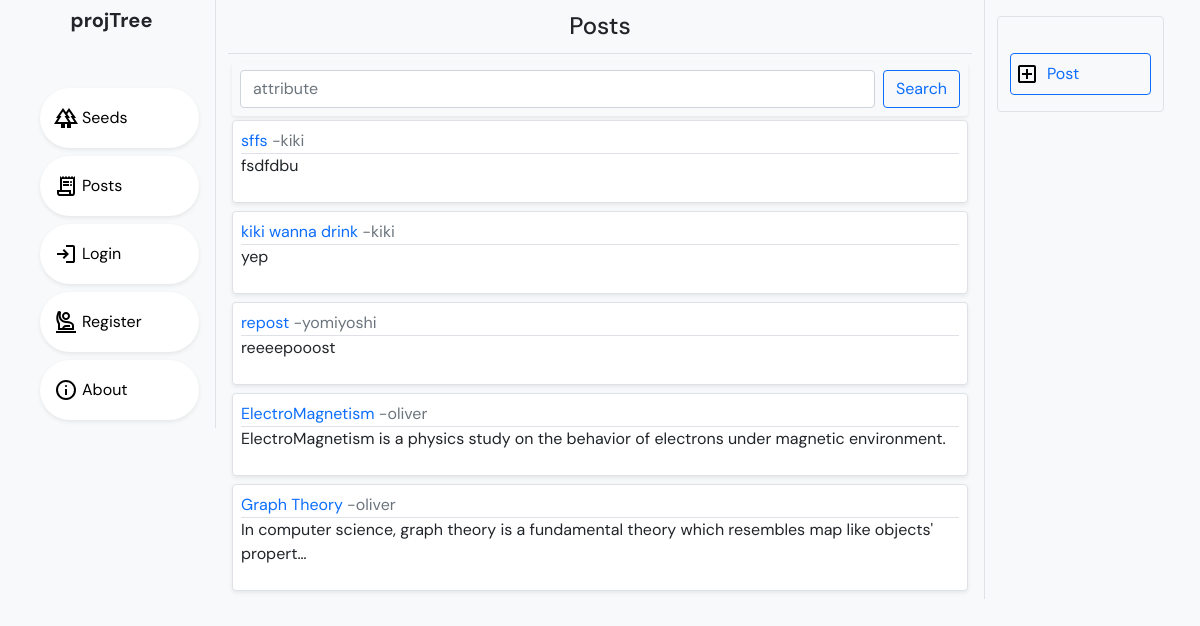
The page /post/posts/ on the database its author committed.
### post/models.py (models this page shows, shortened)
class Post(models.Model):
    title = models.CharField(max_length=50)
    img = models.ImageField(upload_to='seed_pics', default='default_seed_pic.PNG') #to be specified
    content = models.TextField()
    date_posted = models.DateField(default = timezone.now)
    author = models.ForeignKey(User, on_delete=models.CASCADE)

### post/views.py (the view)
# urls.py: path('posts/', post_views.PostListView.as_view(), name='posts'),
class PostListView(ListView): #temp_name = post_list.html
    model = Post
    context_object_name = 'posts'
    ordering = ['-date_posted']

### post/templates/post/post_list.html
{% extends "base.html" %}
{% load static %}
{% block head %}
Posts
{% endblock %}
{% block content %}
<div class="search mb-1">
    <form class="d-flex shadow-sm rounded p-2" method="POST" action="{% url 'post_search' %} "> {% csrf_token %}
        <input class="form-control" type="search" placeholder="attribute" aria-label="Search" name="searched">
        <button class="btn btn-outline-primary ms-2" type="submit">Search</button>
    </form>
</div>
<div class="d-flex flex-column">
    {% for post in posts %}
    <div class="rounded border p-2 mb-2 shadow-sm bg-white">
        <a href="{%url 'post_detail' post.id%}">{{ post.title }}</a>
        <a class="text-muted" href="{%url 'user_posts' post.author.username%}">-{{ post.author }}</a>
        <p class="border-top" >{{post.content|truncatechars:100}} </p>
    </div>
    {% endfor %}
</div>
{% endblock %}
{% block info %}
<a class="mt-4 col-12 p-1 m-1 btn btn-outline-primary d-flex text-center mx-auto" href=" {% url 'post_create' %} ">
    <img src="{% static 'seed/icons/add_icon.svg' %} " alt="">
    <p class="px-1 mx-1 my-1">Post</p>
</a>
{% endblock %}

### seed/static/seed/css/style.css (style rules this page uses)
a { text-decoration: none; }

### rows shown on the page
Post: title "sffs", author "kiki", content "fsdfdbu"
Post: title "kiki wanna drink", author "kiki", content "yep"
Post: title "repost", author "yomiyoshi", content "reeeepooost"
Post: title "ElectroMagnetism", author "oliver", content "ElectroMagnetism is a physics study on the behavior of electrons under magnetic environment."
Post: title "Graph Theory", author "oliver", content "In computer science, graph theory is a fundamental theory which resembles map like objects' propert…"
